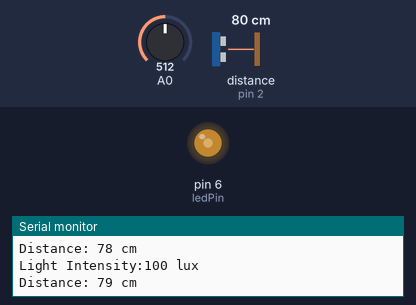
The sketch below on a simulated Arduino Uno, built with avr-gcc and run on an emulated ATmega328P. Parts: output pins drawn as LEDs (lit = HIGH), the last lines printed to the serial monitor. Wiring (inferred from the names in the program): ultrasonic range finder: trigger pin 3; echo pin 2. The inputs (shaded band) are chosen by the test bench; at power-on: A0 = 512, distance to the obstacle (sensor on pin 2) 80 cm. The echo pulse lasts 58.3 µs per cm; pins used as bus, display or sensor lines are not drawn.

Above: at 3.6 s.
3.7 s: A0 set to 103
At 4.5 s:
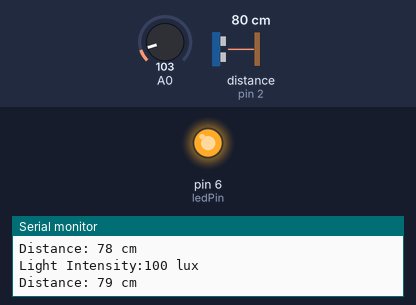
7.4 s: A0 set to 83
At 8.8 s:
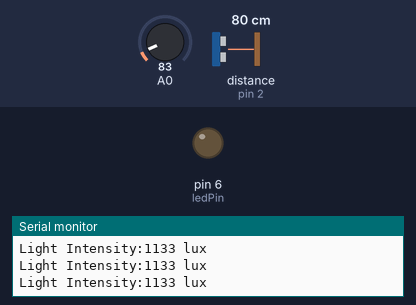
Timing chart, 0 to 10.4 s (numbered marks = the images above; inputs shaded):
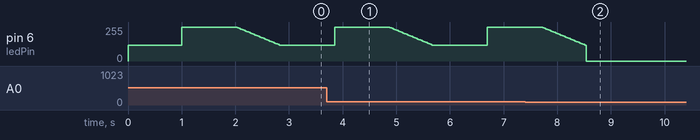

Measured:
- the behaviour switches between 94 and 93 on A0 (found by bisection; images 1 and 2)

The sketch:

Code.ino
```cpp
#define echoPin 2
#define trigPin 3
// defines variables
long duration;
int distance;
int ledPin = 6;    // LED connected to digital pin 9


void setup() {
  // put your setup code here, to run once:
  Serial.begin(9600);


  pinMode(trigPin, OUTPUT); // Sets the trigPin as an OUTPUT
  pinMode(echoPin, INPUT); // Sets the echoPin as an INPUT


}

void loop(){
     int analogVal = analogRead(A0); //read values from A0
   int Resistance= 5; //I am using a 10k ohms resistor

   double Vout= analogVal*0.0048828125;
  int lux=((2500/Vout-500)/Resistance);

   Serial.print("Light Intensity:");
   Serial.print(lux);
   Serial.println(" lux");


if (lux <= 1000)
{
  //CODE FOR ULTRASONIC SENSOR
digitalWrite(trigPin, LOW);
              delayMicroseconds(10);
              // Sets the trigPin HIGH (ACTIVE) for 10 microseconds
              digitalWrite(trigPin, HIGH);
              delayMicroseconds(10);
              digitalWrite(trigPin, LOW);
              // Reads the echoPin, returns the sound wave travel time in microseconds
              duration = pulseIn(echoPin, HIGH);
              // Calculating the distance
              distance = duration * 0.034 / 2; // Speed of sound wave divided by 2 (go and back)
              // Displays the distance on the Serial Monitor
              Serial.print("Distance: ");
              Serial.print(distance);
              Serial.println(" cm");


              //CODE FOR LED OUTPUT


if (distance < 100)
{
   // fade in from min to max in increments of 5 points:
  for (int fadeValue = 120 ; fadeValue <= 255; fadeValue += 135) {

    analogWrite(ledPin, fadeValue);
    // wait for 30 milliseconds to see the dimming effect
    delay(1000);
  }

  // fade out from max to min in increments of 5 points:
  for (int fadeValue = 255 ; fadeValue >= 120; fadeValue -= 5) {

    analogWrite(ledPin, fadeValue);
    // wait for 30 milliseconds to see the dimming effect
    delay(30);
  }
}

else{

  analogWrite(ledPin, 130);
}

}

if (lux > 1000)
{
   analogWrite(ledPin, 0);
}

delayMicroseconds(10);


}
```
